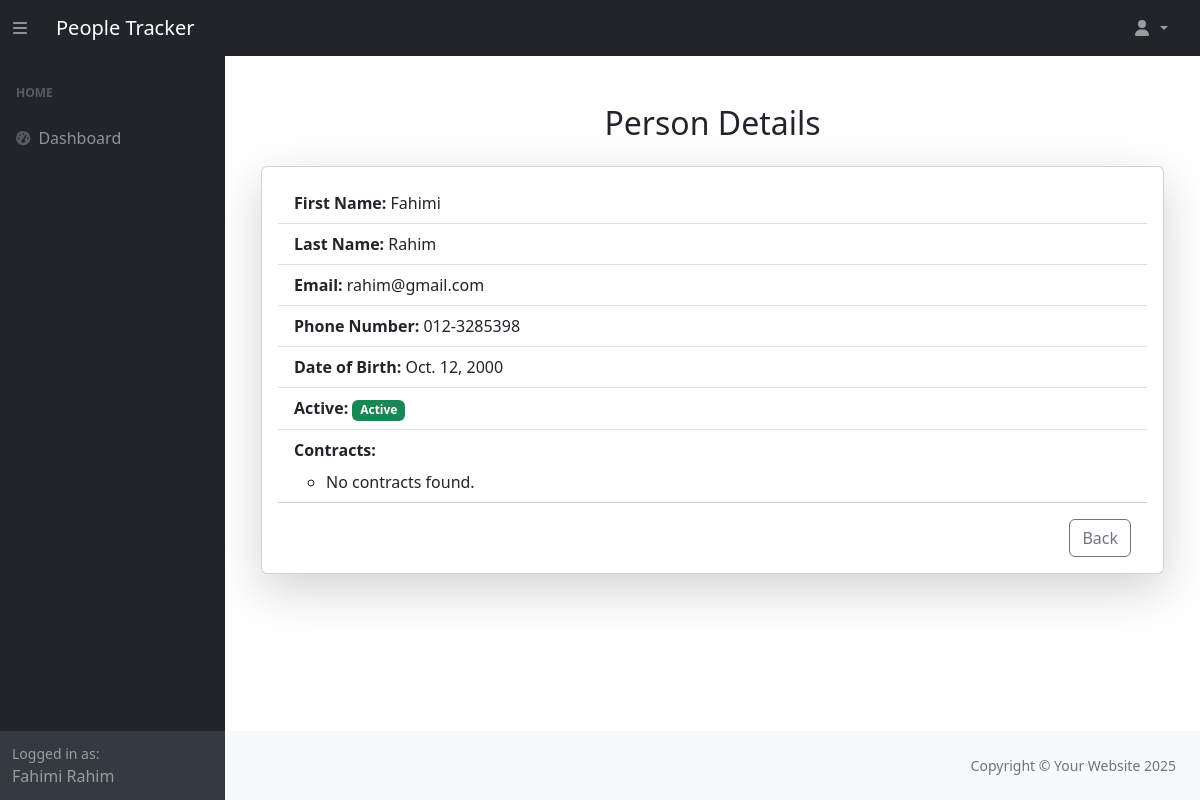
The page /people_management/people/7/ (signed in) on the database as committed earlier.
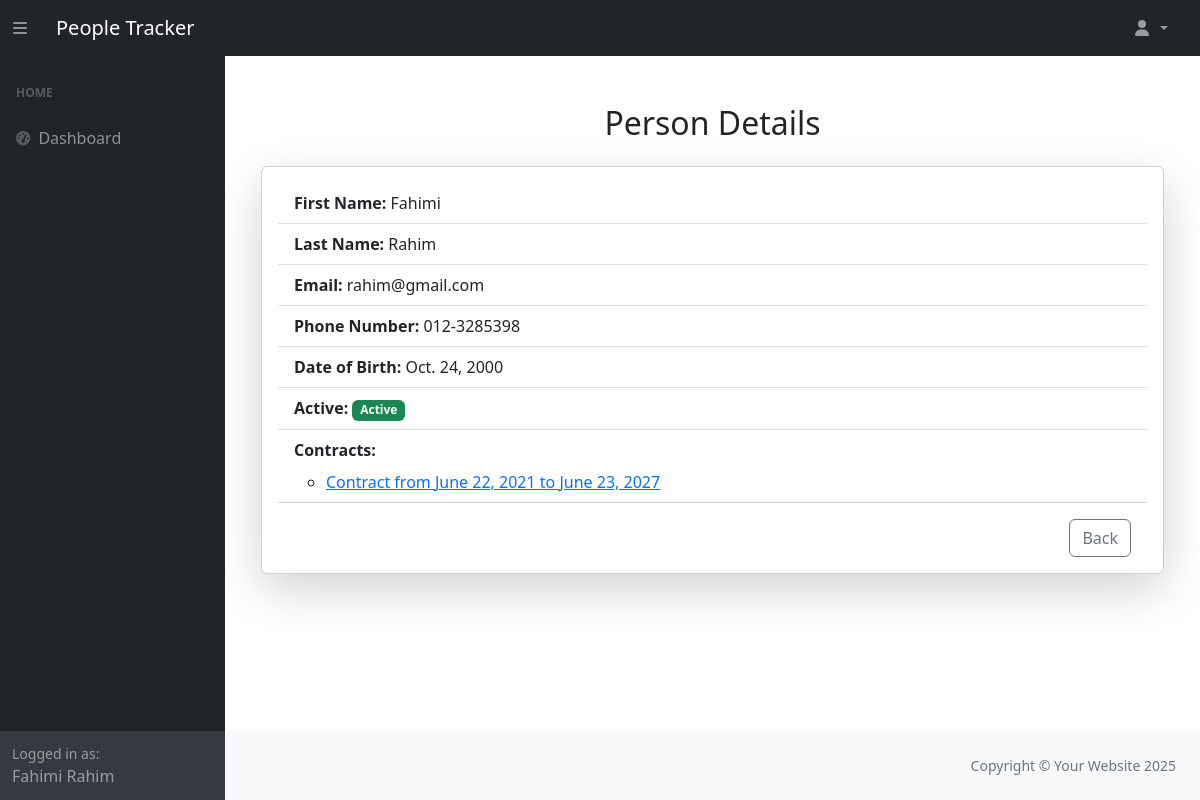
The same page on the database as committed later.
### people_management/models.py (models this page shows, shortened)
class Person(models.Model):
    ROLE_CHOICES = [
        ('employee', 'Employee'),
        ('manager', 'Manager'),
        ('hr_admin', 'HR Admin'),
    ]
    first_name = models.CharField(max_length=50, help_text="The employee's first name.")
    last_name = models.CharField(max_length=50, help_text="The employee's last name.")
    email = models.EmailField(max_length=255, unique=True, help_text="The employee's email address.")
    phone_number = models.CharField(max_length=15, blank=True, help_text="Contact number of the employee.")
    date_of_birth = models.DateField(help_text="Employee's date of birth.")
    active = models.BooleanField(default=False, help_text="Indicates if the person is currently employed.")
    manager = models.ForeignKey(
        'self', on_delete=models.SET_NULL, null=True, blank=True, related_name="team_members",
        help_text="Manager supervising this employee."
    )
    role = models.CharField(
        max_length=10, choices=ROLE_CHOICES, default='employee', help_text="The role of the person in the company."
    )
    user = models.OneToOneField(
        "auth.User", on_delete=models.SET_NULL, related_name="person", null=True, blank=True,
        help_text="The associated Django user account."
    )
    history = HistoricalRecords()

class Contract(models.Model):
    person = models.ForeignKey(
        Person,
        on_delete=models.CASCADE,
        related_name="contracts",
        help_text="The person this contract belongs to.",
    )
    job_title = models.CharField(
        max_length=255, help_text="Job title associated with this contract."
    )
    contract_start = models.DateField(help_text="Contract start date.")
    contract_end = models.DateField(
        null=True, blank=True, help_text="Contract end date (if applicable)."
    )
    hourly_rate = models.FloatField(
        default=12.45,  validators=[MinValueValidator(12.45)],
        help_text="Hourly pay rate for this contract."
    )
    contracted_hours = models.FloatField(
        default=40,validators=[MinValueValidator(0), MaxValueValidator(168)],
        help_text="Number of contracted hours per week."
    )
    history = HistoricalRecords(table_name="contract_history")

### people_management/views.py (the view)
# urls.py: path("people/<int:pk>/", views.ViewPersonDetails.as_view(), name="view_person_details"),
class ViewPersonDetails(LoginRequiredMixin, DetailView):
    model = Person
    template_name = "people_management/person_detail.html"
    context_object_name = "person"
    def dispatch(self, request, *args, **kwargs):
        viewer = get_person(request.user)
        target = self.get_object()
        if request.user.is_staff or request.user.is_superuser:
            return super().dispatch(request, *args, **kwargs)
        if not viewer:
            raise PermissionDenied("No person profile linked.")
        if viewer.role == "hr_admin":
            return super().dispatch(request, *args, **kwargs)
        if viewer.role == "manager" and target.manager_id == viewer.id:
            return super().dispatch(request, *args, **kwargs)
        if target.id == viewer.id:
            return super().dispatch(request, *args, **kwargs)
        raise PermissionDenied("You are not allowed to view this person.")

### people_management/context_processors.py (called while the page is built)
def inject_person(request):
    user = request.user
    current_person = getattr(user, "person", None) if user.is_authenticated else None
    return {"current_person": current_person}

### people_management/utils.py (called while the page is built)
def get_person(user):
    try:
        return user.person
    except Person.DoesNotExist:
        return None

### people_management/templates/people_management/person_detail.html (shortened to what this page needs)
{% extends 'dashboard/base.html' %}
{% block content %}
    <div class="container mt-5">
        <h2 class="text-center mb-4">Person Details</h2>
        <div class="card shadow-lg p-3 rounded">
            <ul class="list-group list-group-flush">
                <li class="list-group-item">
                    <strong>First Name:</strong> {{ person.first_name }}
                </li>
                <li class="list-group-item">
                    <strong>Last Name:</strong> {{ person.last_name }}
                </li>
                <li class="list-group-item">
                    <strong>Email:</strong> {{ person.email }}
                </li>
                <li class="list-group-item">
                    <strong>Phone Number:</strong> {{ person.phone_number }}
                </li>
                <li class="list-group-item">
                    <strong>Date of Birth:</strong> {{ person.date_of_birth }}
                </li>
                <li class="list-group-item">
                    <strong>Active:</strong>
                    {% if person.active %}
                        <span class="badge bg-success">Active</span>
                    {% else %}
                        <span class="badge bg-danger">Inactive</span>
                    {% endif %}
                </li>
                <li class="list-group-item">
                    <strong>Contracts:</strong>
                    <ul class="mt-2">
                        {% for contract in person.contracts.all %}
                          <li>
                            <a href="{% url 'people_management:contract_detail' contract.pk %}">
                              Contract from {{ contract.contract_start }} to {{ contract.contract_end }}
                            </a>
                          </li>
                        {% empty %}
                          <li>No contracts found.</li>
                        {% endfor %}
                    </ul>
                </li>
            </ul>
            <div class="mt-3 pe-3">
            <div class="d-flex justify-content-end gap-2">
                <button type="button"
                        class="btn btn-outline-secondary"
                        onclick="history.back();">
                Back
                </button>
              </div>
            </div>
        </div>
    </div>
{% endblock %}

Rows that differ between the two databases and show on the page:
changed Person "Fahimi": date_of_birth "Oct. 12, 2000" → "Oct. 24, 2000"
added Contract: contract_start "June 22, 2021", contract_end "June 23, 2027"
Other text that changed with them:
text no longer shown: "No contracts found."
